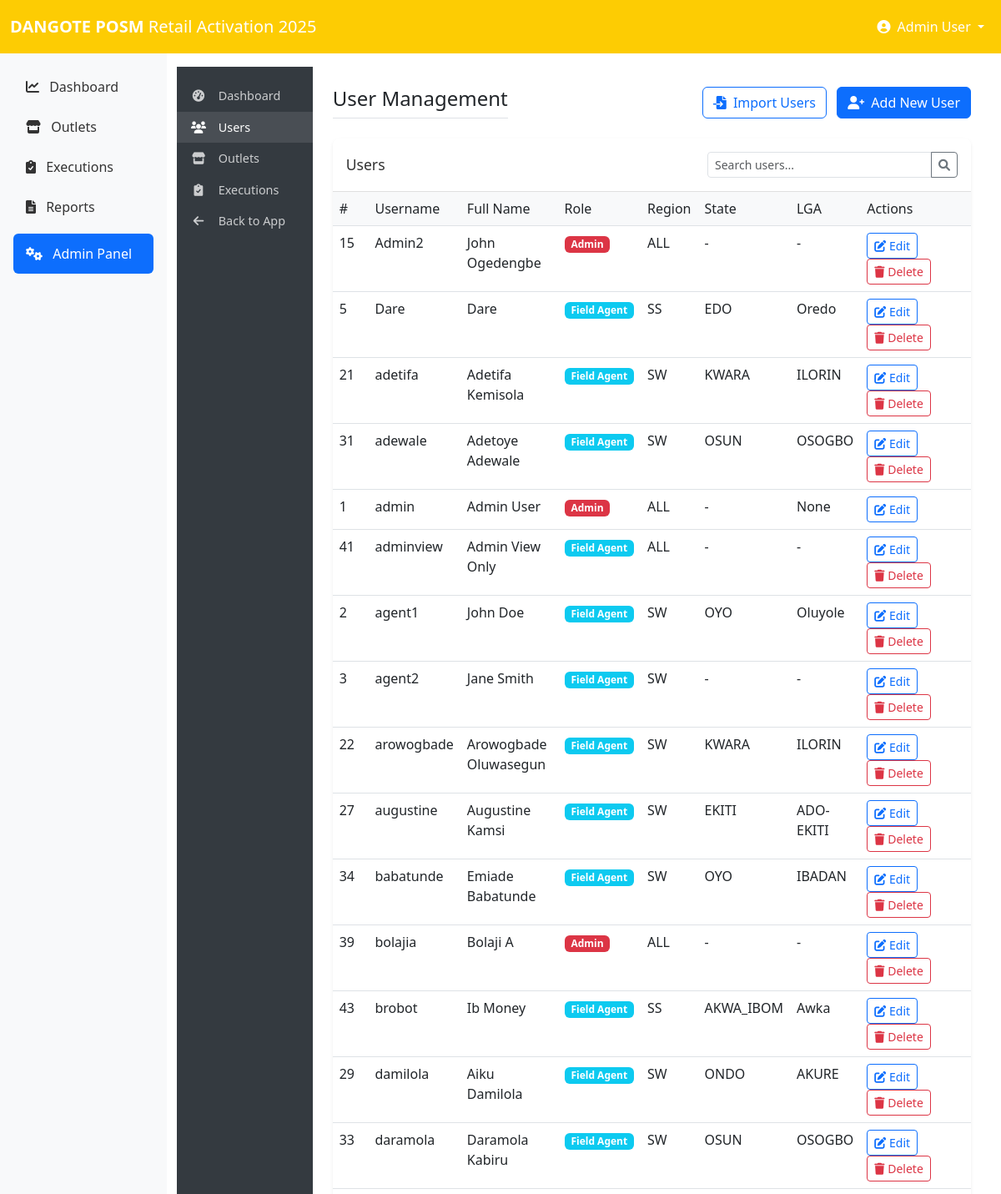
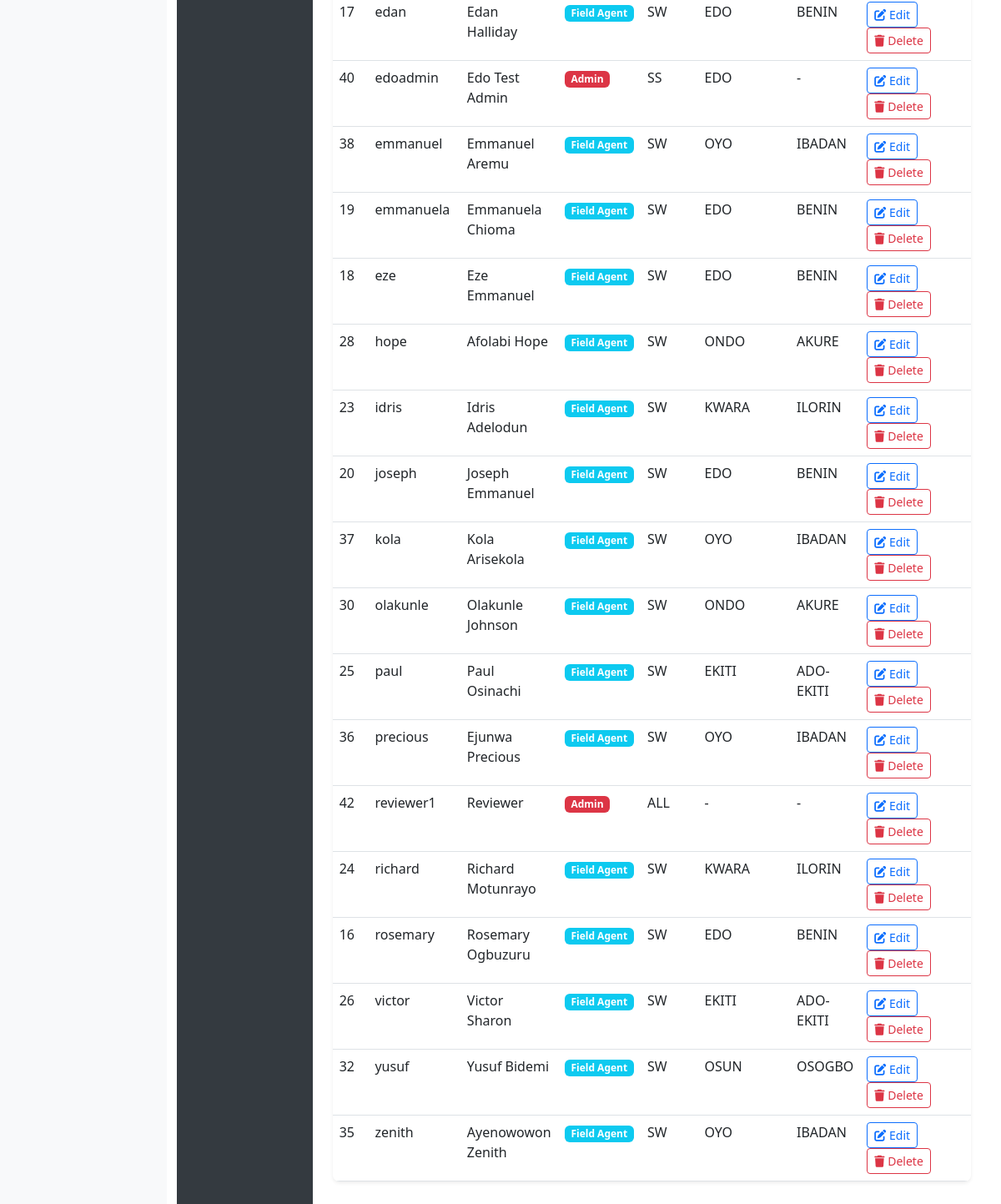
Page /admin/users (signed in) on the committed database (2 pictures, top to bottom).
### tables this page shows
CREATE TABLE users (
        id INTEGER PRIMARY KEY,
        username TEXT UNIQUE,
        password TEXT,
        full_name TEXT,
        role TEXT,
        region TEXT
    , state TEXT, lga TEXT);

### app_admin.py (the view)
@admin_bp.route('/users')
@admin_required
def user_list():
    conn = get_db_connection()
    c = conn.cursor()
    c.execute("SELECT * FROM users ORDER BY username")
    users = c.fetchall()
    conn.close()
    return render_template('admin/user_list.html', users=users)

### app_admin.py (called while the page is built)
def get_db_connection():
    conn = sqlite3.connect('dangote_execution.db')
    conn.row_factory = sqlite3.Row
    return conn

def admin_required(f):
    @functools.wraps(f)
    def decorated_function(*args, **kwargs):
        if 'user_id' not in session or session.get('role') != 'admin':
            flash('Admin access required', 'danger')
            return redirect(url_for('login'))
        return f(*args, **kwargs)
    return decorated_function

### bacup.py (called while the page is built)
@app.context_processor
def inject_now():
    return {'now': datetime.now()}

@app.context_processor
def utility_functions():
    return {
        'min': min,
        'max': max
    }

### templates/admin/user_list.html (shortened to what this page needs)
{% extends 'admin/base_admin.html' %}
{% block admin_content %}
<div class="d-flex justify-content-between align-items-center mb-4">
    <h1 class="admin-title mb-0">User Management</h1>
    <div>
        <a href="{{ url_for('admin.user_import') }}" class="btn btn-outline-primary me-2">
            <i class="fas fa-file-import me-1"></i> Import Users
        </a>
        <a href="{{ url_for('admin.user_new') }}" class="btn btn-primary">
            <i class="fas fa-user-plus me-1"></i> Add New User
        </a>
    </div>
</div>
<div class="card admin-card">
    <div class="card-header d-flex justify-content-between align-items-center">
        <h5 class="card-title mb-0">Users</h5>
        <div class="input-group" style="width: 300px">
            <input type="text" class="form-control form-control-sm" id="userSearch" placeholder="Search users...">
            <button class="btn btn-sm btn-outline-secondary" type="button">
                <i class="fas fa-search"></i>
            </button>
        </div>
    </div>
    <div class="card-body p-0">
        <div class="table-responsive">
            <table class="table table-hover admin-table mb-0" id="userTable">
                <thead>
                    <tr>
                        <th style="width: 50px">#</th>
                        <th>Username</th>
                        <th>Full Name</th>
                        <th>Role</th>
                        <th>Region</th>
                        <th>State</th>
                        <th>LGA</th>
                        <th style="width: 180px">Actions</th>
                    </tr>
                </thead>
                <tbody>
                    {% for user in users %}
                    <tr>
                        <td>{{ user.id }}</td>
                        <td>{{ user.username }}</td>
                        <td>{{ user.full_name }}</td>
                        <td>
                            {% if user.role == 'admin' %}
                            <span class="badge bg-danger">Admin</span>
                            {% else %}
                            <span class="badge bg-info">Field Agent</span>
                            {% endif %}
                        </td>
                        <td>{{ user.region }}</td>
                        <td>{{ user.state or '-' }}</td>
                        <td>{{ user.lga or '-' }}</td>
                        <td>
                            <a href="{{ url_for('admin.user_edit', user_id=user.id) }}" class="btn btn-sm btn-outline-primary">
                                <i class="fas fa-edit"></i> Edit
                            </a>
                            {% if user.id != session.user_id %}
                            <button type="button" class="btn btn-sm btn-outline-danger"
                                    data-bs-toggle="modal" data-bs-target="#deleteModal{{ user.id }}">
                                <i class="fas fa-trash"></i> Delete
                            </button>
                            {% endif %}
                        </td>
                    </tr>
                    {% else %}
                    <tr>
                        <td colspan="8" class="text-center py-3">No users found</td>
                    </tr>
                    {% endfor %}
                </tbody>
            </table>
        </div>
    </div>
</div>
{% endblock %}

### templates/admin/base_admin.html (shortened to what this page needs)
{% extends 'base.html' %}
{% block content %}
<div class="container-fluid p-0">
    <div class="row g-0">
        <div class="col-md-2 admin-sidebar">
            <ul class="nav flex-column">
                <li class="nav-item">
                    <a class="nav-link {% if request.path == url_for('admin.admin_dashboard') %}active{% endif %}" href="{{ url_for('admin.admin_dashboard') }}">
                        <i class="fas fa-tachometer-alt"></i> Dashboard
                    </a>
                </li>
                <li class="nav-item">
                    <a class="nav-link {% if '/admin/users' in request.path %}active{% endif %}" href="{{ url_for('admin.user_list') }}">
                        <i class="fas fa-users"></i> Users
                    </a>
                </li>
                <li class="nav-item">
                    <a class="nav-link {% if '/admin/outlets' in request.path %}active{% endif %}" href="{{ url_for('admin.outlet_list') }}">
                        <i class="fas fa-store"></i> Outlets
                    </a>
                </li>
                <li class="nav-item">
                    <a class="nav-link {% if '/admin/executions' in request.path %}active{% endif %}" href="{{ url_for('admin.execution_list') }}">
                        <i class="fas fa-clipboard-check"></i> Executions
                    </a>
                </li>
                <li class="nav-item">
                    <a class="nav-link" href="{{ url_for('index') }}">
                        <i class="fas fa-arrow-left"></i> Back to App
                    </a>
                </li>
            </ul>
        </div>
        <div class="col-md-10 admin-content">
            {% block admin_content %}{% endblock %}
        </div>
    </div>
</div>
{% endblock %}

### templates/base.html (shortened to what this page needs)
<!DOCTYPE html>
<html lang="en">
<head>
    <link href="https://cdn.jsdelivr.net/npm/bootstrap@5.3.0-alpha1/dist/css/bootstrap.min.css" rel="stylesheet">
    <link rel="stylesheet" href="https://cdnjs.cloudflare.com/ajax/libs/font-awesome/6.0.0/css/all.min.css">
</head>
<body>
    <nav class="navbar navbar-expand-lg navbar-dark bg-primary-dangote">
        <div class="container-fluid">
            <a class="navbar-brand" href="/">
                <span class="logo-text">DANGOTE POSM</span> <span class="d-none d-md-inline">Retail Activation 2025</span>
            </a>
            <div class="collapse navbar-collapse" id="navbarNav">
                <ul class="navbar-nav ms-auto">
                    {% if session.user_id %}
                    <li class="nav-item dropdown">
                        <a class="nav-link dropdown-toggle text-white" href="#" id="navbarDropdown" role="button" data-bs-toggle="dropdown">
                            <i class="fas fa-user-circle me-1"></i> {{ session.full_name }}
                        </a>
                    </li>
                    {% endif %}
                </ul>
            </div>
        </div>
    </nav>
    <div class="container-fluid">
        <div class="row">
            {% if session.user_id %}
            <div class="col-md-2 sidebar p-0 d-none d-md-block">
                <div class="d-flex flex-column p-3">
                    <ul class="nav nav-pills flex-column mb-auto">
                        <li class="nav-item">
                            <a href="{{ url_for('index') }}" class="nav-link {% if request.path == url_for('index') %}active{% endif %}">
                                <i class="fas fa-chart-line me-2"></i> Dashboard
                            </a>
                        </li>
                        <li class="nav-item">
                            <a href="{{ url_for('outlets') }}" class="nav-link {% if request.path == url_for('outlets') %}active{% endif %}">
                                <i class="fas fa-store me-2"></i> Outlets
                            </a>
                        </li>
                        <li class="nav-item">
                            <a href="{{ url_for('executions') }}" class="nav-link {% if request.path == url_for('executions') %}active{% endif %}">
                                <i class="fas fa-clipboard-check me-2"></i> Executions
                            </a>
                        </li>
                        <li class="nav-item">
                            <a href="{{ url_for('reports') }}" class="nav-link {% if request.path == url_for('reports') %}active{% endif %}">
                                <i class="fas fa-file-alt me-2"></i> Reports
                            </a>
                        </li>
                        {% if session.role == 'admin' %}
                        <li class="nav-item mt-2">
                            <a href="{{ url_for('admin.admin_dashboard') }}" class="nav-link {% if '/admin' in request.path %}active{% endif %}">
                                <i class="fas fa-cogs me-2"></i> Admin Panel
                            </a>
                        </li>
                        {% endif %}
                    </ul>
                </div>
            </div>
            <div class="col-md-10 pt-3 main-content">
            {% else %}
            <div class="col-12 pt-3 main-content">
            {% endif %}
                {% block content %}{% endblock %}
            </div>
        </div>
    </div>
</body>
</html>

### templates/base.html (style rules this page uses)
body { touch-action: manipulation; }
.sidebar { min-height: calc(100vh - 56px); background-color: #f8f9fa; }
.nav-link { color: #333; padding: 12px 15px; }
.nav-link.active { background-color: #e2e6ea; }
.logo-text { font-weight: bold; }
.bg-primary-dangote { background-color: #fdcc03 !important; }
.bg-primary-dangote { background-color: #fdcc03; color: white; }
.table-responsive { overflow-x: auto; -webkit-overflow-scrolling: touch; }

### templates/admin/base_admin.html (style rules this page uses)
.admin-sidebar { background-color: #343a40; min-height: calc(100vh - 56px); padding-top: 1rem; }
.admin-sidebar .nav-link { color: rgba(255,255,255,.75); padding: .5rem 1rem; font-size: 0.9rem; }
.admin-sidebar .nav-link.active { color: #fff; background-color: rgba(255,255,255,.1); font-weight: 500; }
.admin-sidebar .nav-link i { width: 20px; text-align: center; margin-right: 10px; }
.admin-content { padding: 1.5rem; }
.admin-title { font-size: 1.5rem; margin-bottom: 1.5rem; padding-bottom: .5rem; border-bottom: 1px solid #dee2e6; }
.admin-card { box-shadow: 0 0.125rem 0.25rem rgba(0, 0, 0, 0.075); margin-bottom: 1.5rem; border-radius: 0.5rem; overflow: hidden; border: none; }
.admin-card .card-header { background-color: #fff; border-bottom: 1px solid rgba(0,0,0,.125); padding: 1rem; }
.admin-card .card-title { margin-bottom: 0; color: #333; font-size: 1.1rem; }
.admin-card .card-body { padding: 1.25rem; }
.admin-table th { font-weight: 500; background-color: #f8f9fa; }

### rows in the picture
users: full_name "Admin User", id "1", username "admin", role "Admin", region "ALL", state "-", lga "None"
users: id "15", username "Admin2", full_name "John Ogedengbe", role "Admin", region "ALL", state "-", lga "-"
users: id "5", username "Dare", full_name "Dare", role "Field Agent", region "SS", state "EDO", lga "Oredo"
users: id "21", username "adetifa", full_name "Adetifa Kemisola", role "Field Agent", region "SW", state "KWARA", lga "ILORIN"
users: id "31", username "adewale", full_name "Adetoye Adewale", role "Field Agent", region "SW", state "OSUN", lga "OSOGBO"
users: id "41", username "adminview", full_name "Admin View Only", role "Field Agent", region "ALL", state "-", lga "-"
users: id "2", username "agent1", full_name "John Doe", role "Field Agent", region "SW", state "OYO", lga "Oluyole"
users: id "3", username "agent2", full_name "Jane Smith", role "Field Agent", region "SW", state "-", lga "-"
users: id "22", username "arowogbade", full_name "Arowogbade Oluwasegun", role "Field Agent", region "SW", state "KWARA", lga "ILORIN"
users: id "27", username "augustine", full_name "Augustine Kamsi", role "Field Agent", region "SW", state "EKITI", lga "ADO-EKITI"
users: id "34", username "babatunde", full_name "Emiade Babatunde", role "Field Agent", region "SW", state "OYO", lga "IBADAN"
users: id "39", username "bolajia", full_name "Bolaji A", role "Admin", region "ALL", state "-", lga "-"
users: id "43", username "brobot", full_name "Ib Money", role "Field Agent", region "SS", state "AKWA_IBOM", lga "Awka"
users: id "29", username "damilola", full_name "Aiku Damilola", role "Field Agent", region "SW", state "ONDO", lga "AKURE"
users: id "33", username "daramola", full_name "Daramola Kabiru", role "Field Agent", region "SW", state "OSUN", lga "OSOGBO"
users: id "17", username "edan", full_name "Edan Halliday", role "Field Agent", region "SW", state "EDO", lga "BENIN"
users: id "40", username "edoadmin", full_name "Edo Test Admin", role "Admin", region "SS", state "EDO", lga "-"
users: id "38", username "emmanuel", full_name "Emmanuel Aremu", role "Field Agent", region "SW", state "OYO", lga "IBADAN"
users: id "19", username "emmanuela", full_name "Emmanuela Chioma", role "Field Agent", region "SW", state "EDO", lga "BENIN"
users: id "18", username "eze", full_name "Eze Emmanuel", role "Field Agent", region "SW", state "EDO", lga "BENIN"
users: id "28", username "hope", full_name "Afolabi Hope", role "Field Agent", region "SW", state "ONDO", lga "AKURE"
users: id "23", username "idris", full_name "Idris Adelodun", role "Field Agent", region "SW", state "KWARA", lga "ILORIN"
users: id "20", username "joseph", full_name "Joseph Emmanuel", role "Field Agent", region "SW", state "EDO", lga "BENIN"
users: id "37", username "kola", full_name "Kola Arisekola", role "Field Agent", region "SW", state "OYO", lga "IBADAN"
users: id "30", username "olakunle", full_name "Olakunle Johnson", role "Field Agent", region "SW", state "ONDO", lga "AKURE"
users: id "25", username "paul", full_name "Paul Osinachi", role "Field Agent", region "SW", state "EKITI", lga "ADO-EKITI"
users: id "36", username "precious", full_name "Ejunwa Precious", role "Field Agent", region "SW", state "OYO", lga "IBADAN"
users: id "42", username "reviewer1", full_name "Reviewer", role "Admin", region "ALL", state "-", lga "-"
users: id "24", username "richard", full_name "Richard Motunrayo", role "Field Agent", region "SW", state "KWARA", lga "ILORIN"
users: id "16", username "rosemary", full_name "Rosemary Ogbuzuru", role "Field Agent", region "SW", state "EDO", lga "BENIN"
users: id "26", username "victor", full_name "Victor Sharon", role "Field Agent", region "SW", state "EKITI", lga "ADO-EKITI"
users: id "32", username "yusuf", full_name "Yusuf Bidemi", role "Field Agent", region "SW", state "OSUN", lga "OSOGBO"
users: id "35", username "zenith", full_name "Ayenowowon Zenith", role "Field Agent", region "SW", state "OYO", lga "IBADAN"
